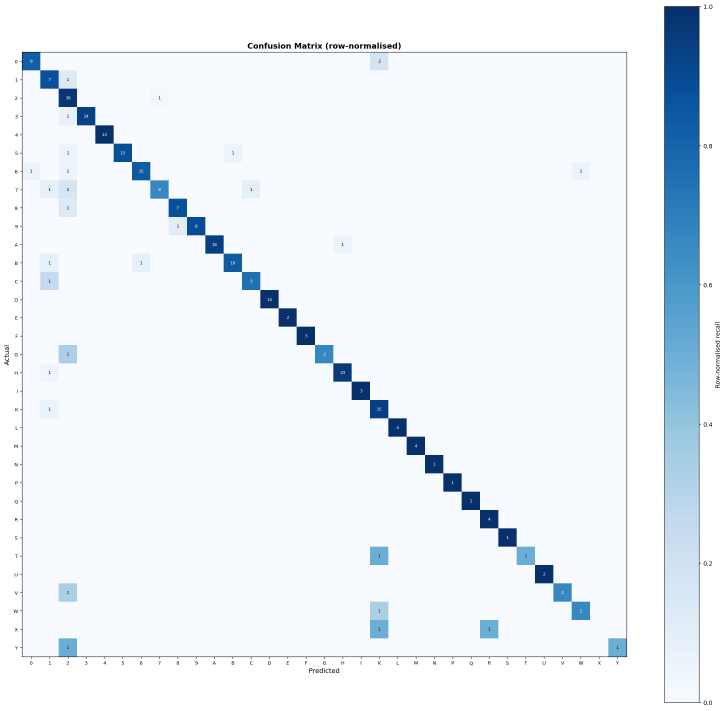
#> input picture outputs/confusion_matrix.png, 2176 x 2131 px (shown at 1/3 size)
$ python -i evaluate_ocr.py   (imports and definitions only)
#> lines starting #> are read from the running program, lines starting #| are printed output that depends on the picture; after the words box and inside, x2 and y2 are one past the last pixel; in counts of white or black regions, pixels touching at a corner belong together
### config.py
"""
Central configuration for the Smart License Plate Expiration Detection system.

All tunable parameters live here so experiments stay reproducible and the
notebook / scripts read from a single source of truth.
"""
from __future__ import annotations

import os
import string

# --------------------------------------------------------------------------- #
# Paths
# --------------------------------------------------------------------------- #
ROOT_DIR = os.path.dirname(os.path.abspath(__file__))
DATA_DIR = os.path.join(ROOT_DIR, "data")
RAW_DATA_DIR = os.path.join(DATA_DIR, "raw")          # Kaggle dataset extracted here
PROCESSED_DIR = os.path.join(DATA_DIR, "processed")   # generated crops / splits
MODELS_DIR = os.path.join(ROOT_DIR, "models")         # trained .joblib files
OUTPUT_DIR = os.path.join(ROOT_DIR, "outputs")        # visualisations, reports

for _d in (DATA_DIR, RAW_DATA_DIR, PROCESSED_DIR, MODELS_DIR, OUTPUT_DIR):
    os.makedirs(_d, exist_ok=True)
#> further down, picture is the input picture: shape (2131, 2176, 3); mean B, G, R 248.7, 242.6, 236.1

PLATE_SVM_PATH = os.path.join(MODELS_DIR, "plate_svm.joblib")
OCR_SVM_PATH = os.path.join(MODELS_DIR, "ocr_svm.joblib")

# --------------------------------------------------------------------------- #
# Preprocessing
# --------------------------------------------------------------------------- #
GAUSSIAN_KERNEL = (5, 5)      # Gaussian blur kernel (must be odd)
GAUSSIAN_SIGMA = 0            # 0 -> derived from kernel size

# --------------------------------------------------------------------------- #
# Canny edge detection + contour filtering (plate localisation)
# --------------------------------------------------------------------------- #
CANNY_LOW = 50
CANNY_HIGH = 150
# A region is a plate *candidate* only if its geometry is plate-like:
PLATE_MIN_AREA_RATIO = 0.001   # fraction of full image area
PLATE_MAX_AREA_RATIO = 0.30
PLATE_MIN_ASPECT = 1.8         # width / height
PLATE_MAX_ASPECT = 6.0
APPROX_POLY_EPS = 0.04         # epsilon factor for cv2.approxPolyDP

# --------------------------------------------------------------------------- #
# HOG descriptor parameters (shared helper, sizes differ per task)
# --------------------------------------------------------------------------- #
# For the plate / non-plate classifier
PLATE_HOG_SIZE = (64, 128)     # (height, width) candidate is resized to this
# For the OCR character classifier
CHAR_HOG_SIZE = (32, 32)

HOG_PARAMS = dict(
    orientations=9,
    pixels_per_cell=(8, 8),
    cells_per_block=(2, 2),
    block_norm="L2-Hys",
    transform_sqrt=True,
)

# --------------------------------------------------------------------------- #
# SVM
# --------------------------------------------------------------------------- #
PLATE_SVM_C = 1.0
PLATE_SVM_KERNEL = "rbf"
OCR_SVM_C = 5.0
OCR_SVM_KERNEL = "rbf"
RANDOM_STATE = 42

# --------------------------------------------------------------------------- #
# Character segmentation
# --------------------------------------------------------------------------- #
CHAR_MIN_AREA_RATIO = 0.004    # of plate area
CHAR_MIN_HEIGHT_RATIO = 0.16   # char height vs plate height (bottom row is smaller)
CHAR_MAX_WIDTH_RATIO = 0.30    # a single char shouldn't span most of the plate
# Characters used by the OCR classifier (Indonesian plates: digits + A-Z)
OCR_CLASSES = list(string.digits + string.ascii_uppercase)

# --------------------------------------------------------------------------- #
# Evaluation success criteria (from the proposal)
# --------------------------------------------------------------------------- #
SUCCESS_CRITERIA = {
    "accuracy": 0.85,
    "precision": 0.85,
    "recall": 0.85,
    "f1": 0.80,
    "iou": 0.70,
    "map": 0.90,
    "char_accuracy": 0.90,
    "word_accuracy": 0.75,
    "wer": 0.15,          # upper bound (lower is better)
    "end_to_end": 0.75,
    "preprocess_time_s": 1.0,
}
IOU_MATCH_THRESHOLD = 0.5      # IoU above which a detection counts as a hit

### scripts/evaluate_ocr.py
"""
scripts/evaluate_ocr.py  —  Comprehensive OCR Evaluation

Metrics yang dihasilkan:
  • Character Accuracy (CA)
  • Word Accuracy (WA) — seluruh plat terbaca benar
  • Precision, Recall, F1-score per kelas (macro / weighted)
  • Confusion matrix (visual ASCII + saved PNG)
  • Per-class breakdown (TP, FP, FN, precision, recall, F1)
  • Word Error Rate (WER)
  • Character Error Rate (CER)
  • Top-N most confused pairs

Run:
  python scripts/evaluate_ocr.py \
      --plates-dir data/PlateTrainingDataset \
      --char-dir   data/raw/DatasetCharacter   (opsional, untuk eval karakter bersih)
      --mode       plates                      (plates | chars | both)

Output:
  outputs/evaluation_report.txt   — laporan teks lengkap
  outputs/confusion_matrix.png    — heatmap confusion matrix
"""
from __future__ import annotations

import argparse
import json
import os
import re
import sys
from collections import Counter, defaultdict
from datetime import datetime

import cv2
import joblib
import numpy as np
from skimage.feature import hog

sys.path.insert(0, os.path.dirname(os.path.dirname(os.path.abspath(__file__))))
from config import OCR_CLASSES, OCR_SVM_PATH

# --------------------------------------------------------------------------- #
# Feature extraction (must match training)
# --------------------------------------------------------------------------- #
HOG_PARAMS = dict(orientations=9, pixels_per_cell=(8, 8),
                  cells_per_block=(2, 2), block_norm="L2-Hys", transform_sqrt=True)


# [25 lines left out: functions normalize_char, char_hog, not called in this run]


# --------------------------------------------------------------------------- #
# Segmentation (same as app)
# --------------------------------------------------------------------------- #
def segment_cropped_plate(img_bgr):
    g = cv2.cvtColor(img_bgr, cv2.COLOR_BGR2GRAY) if img_bgr.ndim == 3 else img_bgr
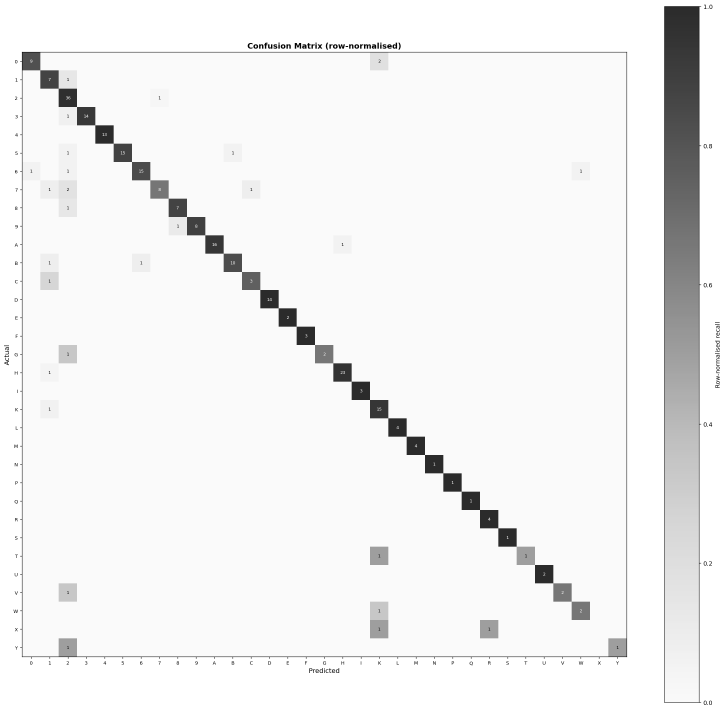
#> g: shape (2131, 2176) (shown at 1/3 size); min 0, max 255, mean 241.2
    H, W = g.shape
#> H = 2131; W = 2176
    s = 200.0 / H
#> s = 0.0939
    g = cv2.resize(g, (max(1, int(W * s)), 200))
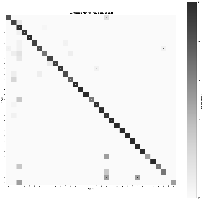
#> g: shape (200, 204); min 0, max 255, mean 241.8
    BH, BW = g.shape
#> BH = 200; BW = 204
    mx, my = int(BW * 0.03), int(BH * 0.05)
#> mx = 6; my = 10
    g = g[my:BH - my, mx:BW - mx]
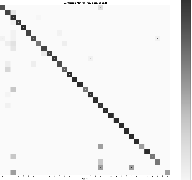
#> g: shape (180, 192); min 0, max 255, mean 240
    BH, BW = g.shape
#> BH = 180; BW = 192
    g = cv2.bilateralFilter(cv2.createCLAHE(2.0, (8, 8)).apply(g), 5, 30, 30)

    def _bw_variants():
        _, bo = cv2.threshold(g, 0, 255, cv2.THRESH_BINARY + cv2.THRESH_OTSU)
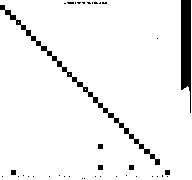
#> bo: shape (180, 192); 94.4% white; 38 black regions (31 under 20 px), largest, box (x1, y1, x2, y2) and area: (181, 0, 191, 113) 909, (0, 5, 160, 165) 827, (98, 144, 103, 149) 25
        ba = cv2.adaptiveThreshold(g, 255, cv2.ADAPTIVE_THRESH_GAUSSIAN_C,
                                   cv2.THRESH_BINARY, 31, -8)
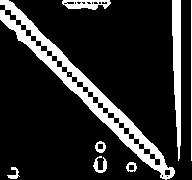
#> ba: shape (180, 192); 16.4% white; 9 white regions (1 under 20 px), largest, box (x1, y1, x2, y2) and area: (0, 0, 175, 180) 3813, (172, 0, 181, 161) 1052, (62, 0, 111, 10) 321
        ba = cv2.morphologyEx(ba, cv2.MORPH_CLOSE,
                              cv2.getStructuringElement(cv2.MORPH_ELLIPSE, (3, 3)))
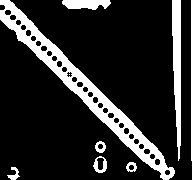
#> ba: shape (180, 192); 17% white; 9 white regions (1 under 20 px), largest, box (x1, y1, x2, y2) and area: (0, 0, 175, 180) 3952, (172, 0, 181, 161) 1052, (62, 0, 111, 10) 380
        ba = cv2.medianBlur(ba, 3)
#> ba: shape (180, 192); 17% white; 8 white regions, largest, box (x1, y1, x2, y2) and area: (0, 0, 175, 180) 3955, (172, 0, 181, 159) 1050, (62, 0, 111, 10) 379
        out = []
        for bw in [bo, cv2.bitwise_not(bo), ba, cv2.bitwise_not(ba)]:
            out.append(cv2.morphologyEx(bw, cv2.MORPH_OPEN, np.ones((2, 2), np.uint8)))
        return out

    def _extract(bw, band, min_hr=0.25):
        r0, r1 = band
        strip = bw[r0:r1, :]; SH, SW = strip.shape
        n, _l, st2, ct = cv2.connectedComponentsWithStats(strip, 8)
        blobs = []
        for i in range(1, n):
            x2,y2,ww,hh,a = int(st2[i][0]),int(st2[i][1]),int(st2[i][2]),int(st2[i][3]),int(st2[i][4])
            if hh == 0: continue
            hr, ar = hh / float(SH), ww / float(hh)
            if hr < min_hr or hr > 0.99: continue
            if ar < 0.08 or ar > 1.6: continue
            if a < 0.04 * ww * hh: continue
            blobs.append([x2,y2,ww,hh,float(ct[i][0]),float(ct[i][1]),
                          strip[y2:y2+hh, x2:x2+ww]])
        if not blobs: return []
        blobs.sort(key=lambda c: c[4]); best = []
        for seed in blobs:
            run, cur = [seed], seed
            for o in blobs:
                if o[4] <= cur[4]: continue
                med = float(np.median([g2[3] for g2 in run]))
                gap = o[0] - (cur[0] + cur[2])
                if (abs(o[5]-cur[5]) <= 0.4*cur[3] and 0.5*med <= o[3] <= 1.6*med
                        and -0.3*cur[3] <= gap <= 2.5*cur[3]):
                    run.append(o); cur = o
            if len(run) > len(best): best = run
        return [c[6] for c in sorted(best, key=lambda c: c[0])]

    best_num = []; best_num_sc = -999
    for bw in _bw_variants():
        hproj = np.convolve(bw.sum(axis=1).astype(float), np.ones(3) / 3, mode='same')
        mx_h = float(hproj.max())
        if mx_h == 0: continue
        thr1 = mx_h * 0.28
        bands, s0 = [], None
        for i in range(BH):
            v = float(hproj[i])
            if v > thr1 and s0 is None: s0 = i
            elif v <= thr1 and s0 is not None:
                if i - s0 > BH * 0.10: bands.append((s0, i))
                s0 = None
        if s0: bands.append((s0, BH))
        if not bands: continue
        nb = max(bands, key=lambda b: b[1] - b[0])
        num = _extract(bw, nb, min_hr=0.30)
        num_sc = len(num) - abs(len(num) - 7) * 2
        if num_sc > best_num_sc:
            best_num_sc = num_sc; best_num = num
#> after the loop, best_num_sc = -11
    return best_num


# [64 lines left out: functions label_from_name, compute_metrics, not called in this run]


def word_accuracy(words_true, words_pred):
    correct = sum(t == p for t, p in zip(words_true, words_pred))
    return correct / len(words_true) if words_true else 0.0


# [157 lines left out: functions character_error_rate, print_confusion_matrix, save_confusion_matrix_png, build_report, not called in this run]


# --------------------------------------------------------------------------- #
# Data loaders
# --------------------------------------------------------------------------- #
EXT = (".png", ".jpg", ".jpeg", ".bmp")


# [138 lines left out: functions load_plates, load_char_dir, main, not called in this run]


# [2 lines not run here, left out]

>>> import cv2
>>> picture = cv2.imread('../outputs/confusion_matrix.png')
>>> result = segment_cropped_plate(picture)
#> result = 1 item

$ run again, on outputs/hog_visualization.png
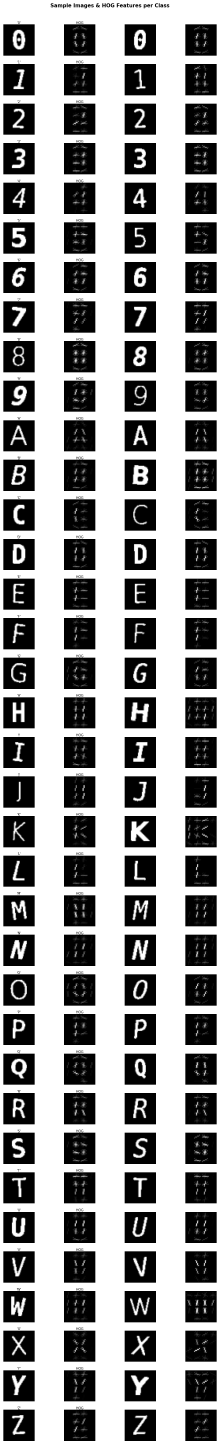
#> input picture outputs/hog_visualization.png, 659 x 4333 px (shown at 1/3 size)
#> picture is the input picture: shape (4333, 659, 3); min 0, max 255, mean 150.1
#> in _bw_variants, `_, bo = cv2.threshold(g, 0, 255, cv2.THRESH_BINARY + cv2.THRESH_OTSU)`:
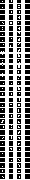
#> bo: shape (180, 30); 55.6% white; 132 black regions (73 under 20 px), largest, box (x1, y1, x2, y2) and area: (25, 4, 30, 9) 25, (0, 15, 5, 20) 25, (25, 15, 30, 20) 25
#> in _bw_variants, `ba = cv2.medianBlur(ba, 3)`:
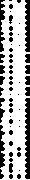
#> ba: shape (180, 30); 69.7% white; 57 black regions (41 under 20 px), largest, box (x1, y1, x2, y2) and area: (25, 98, 30, 179) 347, (25, 0, 30, 52) 223, (0, 0, 5, 52) 150
#> result = 1 item
